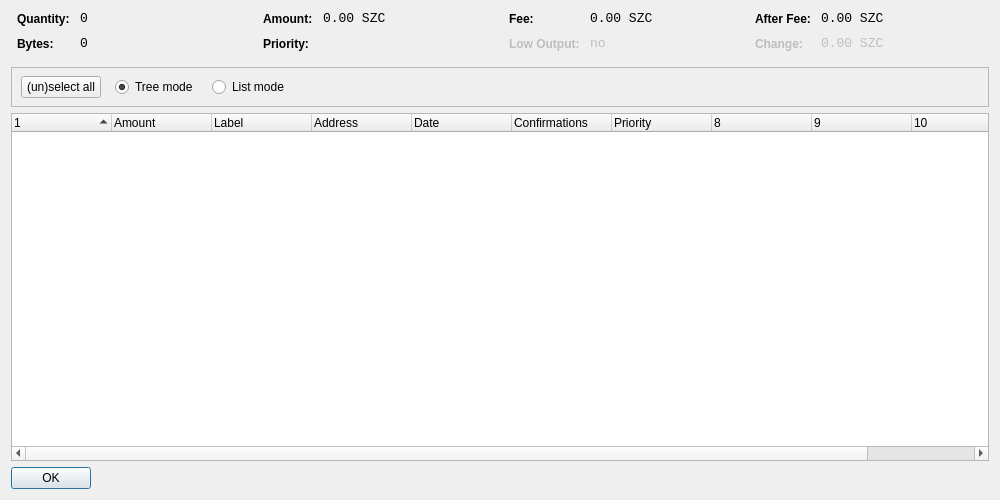
<?xml version="1.0" encoding="UTF-8"?>
<ui version="4.0">
 <class>CoinControlDialog</class>
 <widget class="QDialog" name="CoinControlDialog">
  <property name="geometry">
   <rect>
    <x>0</x>
    <y>0</y>
    <width>1000</width>
    <height>500</height>
   </rect>
  </property>
  <property name="windowTitle">
   <string>Coin Control</string>
  </property>
  <property name="styleSheet">
   <string notr="true">background-image: url(:/images/2s);</string>
  </property>
  <layout class="QVBoxLayout" name="verticalLayout">
   <item>
    <layout class="QHBoxLayout" name="horizontalLayoutTop" stretch="0,0,0,0">
     <property name="topMargin">
      <number>0</number>
     </property>
     <property name="bottomMargin">
      <number>10</number>
     </property>
     <item>
      <layout class="QFormLayout" name="formLayoutCoinControl1">
       <property name="horizontalSpacing">
        <number>10</number>
       </property>
       <property name="verticalSpacing">
        <number>10</number>
       </property>
       <property name="leftMargin">
        <number>6</number>
       </property>
       <property name="rightMargin">
        <number>6</number>
       </property>
       <item row="0" column="0">
        <widget class="QLabel" name="labelCoinControlQuantityText">
         <property name="styleSheet">
          <string notr="true">font-weight:bold;</string>
         </property>
         <property name="text">
          <string>Quantity:</string>
         </property>
        </widget>
       </item>
       <item row="0" column="1">
        <widget class="QLabel" name="labelCoinControlQuantity">
         <property name="font">
          <font>
           <family>Monospace</family>
           <pointsize>10</pointsize>
          </font>
         </property>
         <property name="cursor">
          <cursorShape>IBeamCursor</cursorShape>
         </property>
         <property name="contextMenuPolicy">
          <enum>Qt::ActionsContextMenu</enum>
         </property>
         <property name="text">
          <string notr="true">0</string>
         </property>
         <property name="textInteractionFlags">
          <set>Qt::LinksAccessibleByMouse|Qt::TextSelectableByKeyboard|Qt::TextSelectableByMouse</set>
         </property>
        </widget>
       </item>
       <item row="1" column="0">
        <widget class="QLabel" name="labelCoinControlBytesText">
         <property name="styleSheet">
          <string notr="true">font-weight:bold;</string>
         </property>
         <property name="text">
          <string>Bytes:</string>
         </property>
        </widget>
       </item>
       <item row="1" column="1">
        <widget class="QLabel" name="labelCoinControlBytes">
         <property name="font">
          <font>
           <family>Monospace</family>
           <pointsize>10</pointsize>
          </font>
         </property>
         <property name="cursor">
          <cursorShape>IBeamCursor</cursorShape>
         </property>
         <property name="contextMenuPolicy">
          <enum>Qt::ActionsContextMenu</enum>
         </property>
         <property name="text">
          <string notr="true">0</string>
         </property>
         <property name="textInteractionFlags">
          <set>Qt::LinksAccessibleByMouse|Qt::TextSelectableByKeyboard|Qt::TextSelectableByMouse</set>
         </property>
        </widget>
       </item>
      </layout>
     </item>
     <item>
      <layout class="QFormLayout" name="formLayoutCoinControl2">
       <property name="horizontalSpacing">
        <number>10</number>
       </property>
       <property name="verticalSpacing">
        <number>10</number>
       </property>
       <property name="leftMargin">
        <number>6</number>
       </property>
       <property name="rightMargin">
        <number>6</number>
       </property>
       <item row="0" column="0">
        <widget class="QLabel" name="labelCoinControlAmountText">
         <property name="styleSheet">
          <string notr="true">font-weight:bold;</string>
         </property>
         <property name="text">
          <string>Amount:</string>
         </property>
        </widget>
       </item>
       <item row="0" column="1">
        <widget class="QLabel" name="labelCoinControlAmount">
         <property name="font">
          <font>
           <family>Monospace</family>
           <pointsize>10</pointsize>
          </font>
         </property>
         <property name="cursor">
          <cursorShape>IBeamCursor</cursorShape>
         </property>
         <property name="contextMenuPolicy">
          <enum>Qt::ActionsContextMenu</enum>
         </property>
         <property name="text">
          <string notr="true">0.00 SZC</string>
         </property>
         <property name="textInteractionFlags">
          <set>Qt::LinksAccessibleByMouse|Qt::TextSelectableByKeyboard|Qt::TextSelectableByMouse</set>
         </property>
        </widget>
       </item>
       <item row="1" column="0">
        <widget class="QLabel" name="labelCoinControlPriorityText">
         <property name="styleSheet">
          <string notr="true">font-weight:bold;</string>
         </property>
         <property name="text">
          <string>Priority:</string>
         </property>
        </widget>
       </item>
       <item row="1" column="1">
        <widget class="QLabel" name="labelCoinControlPriority">
         <property name="font">
          <font>
           <family>Monospace</family>
           <pointsize>10</pointsize>
          </font>
         </property>
         <property name="cursor">
          <cursorShape>IBeamCursor</cursorShape>
         </property>
         <property name="contextMenuPolicy">
          <enum>Qt::ActionsContextMenu</enum>
         </property>
         <property name="text">
          <string/>
         </property>
         <property name="textInteractionFlags">
          <set>Qt::LinksAccessibleByMouse|Qt::TextSelectableByKeyboard|Qt::TextSelectableByMouse</set>
         </property>
        </widget>
       </item>
      </layout>
     </item>
     <item>
      <layout class="QFormLayout" name="formLayoutCoinControl3">
       <property name="horizontalSpacing">
        <number>10</number>
       </property>
       <property name="verticalSpacing">
        <number>10</number>
       </property>
       <property name="leftMargin">
        <number>6</number>
       </property>
       <property name="rightMargin">
        <number>6</number>
       </property>
       <item row="0" column="0">
        <widget class="QLabel" name="labelCoinControlFeeText">
         <property name="styleSheet">
          <string notr="true">font-weight:bold;</string>
         </property>
         <property name="text">
          <string>Fee:</string>
         </property>
        </widget>
       </item>
       <item row="0" column="1">
        <widget class="QLabel" name="labelCoinControlFee">
         <property name="font">
          <font>
           <family>Monospace</family>
           <pointsize>10</pointsize>
          </font>
         </property>
         <property name="cursor">
          <cursorShape>IBeamCursor</cursorShape>
         </property>
         <property name="contextMenuPolicy">
          <enum>Qt::ActionsContextMenu</enum>
         </property>
         <property name="text">
          <string notr="true">0.00 SZC</string>
         </property>
         <property name="textInteractionFlags">
          <set>Qt::LinksAccessibleByMouse|Qt::TextSelectableByKeyboard|Qt::TextSelectableByMouse</set>
         </property>
        </widget>
       </item>
       <item row="1" column="0">
        <widget class="QLabel" name="labelCoinControlLowOutputText">
         <property name="enabled">
          <bool>false</bool>
         </property>
         <property name="styleSheet">
          <string notr="true">font-weight:bold;</string>
         </property>
         <property name="text">
          <string>Low Output:</string>
         </property>
        </widget>
       </item>
       <item row="1" column="1">
        <widget class="QLabel" name="labelCoinControlLowOutput">
         <property name="enabled">
          <bool>false</bool>
         </property>
         <property name="font">
          <font>
           <family>Monospace</family>
           <pointsize>10</pointsize>
          </font>
         </property>
         <property name="cursor">
          <cursorShape>IBeamCursor</cursorShape>
         </property>
         <property name="contextMenuPolicy">
          <enum>Qt::ActionsContextMenu</enum>
         </property>
         <property name="text">
          <string notr="true">no</string>
         </property>
         <property name="textInteractionFlags">
          <set>Qt::LinksAccessibleByMouse|Qt::TextSelectableByKeyboard|Qt::TextSelectableByMouse</set>
         </property>
        </widget>
       </item>
      </layout>
     </item>
     <item>
      <layout class="QFormLayout" name="formLayoutCoinControl4">
       <property name="horizontalSpacing">
        <number>10</number>
       </property>
       <property name="verticalSpacing">
        <number>10</number>
       </property>
       <property name="leftMargin">
        <number>6</number>
       </property>
       <property name="rightMargin">
        <number>6</number>
       </property>
       <item row="0" column="0">
        <widget class="QLabel" name="labelCoinControlAfterFeeText">
         <property name="styleSheet">
          <string notr="true">font-weight:bold;</string>
         </property>
         <property name="text">
          <string>After Fee:</string>
         </property>
        </widget>
       </item>
       <item row="0" column="1">
        <widget class="QLabel" name="labelCoinControlAfterFee">
         <property name="font">
          <font>
           <family>Monospace</family>
           <pointsize>10</pointsize>
          </font>
         </property>
         <property name="cursor">
          <cursorShape>IBeamCursor</cursorShape>
         </property>
         <property name="contextMenuPolicy">
          <enum>Qt::ActionsContextMenu</enum>
         </property>
         <property name="text">
          <string notr="true">0.00 SZC</string>
         </property>
         <property name="textInteractionFlags">
          <set>Qt::LinksAccessibleByMouse|Qt::TextSelectableByKeyboard|Qt::TextSelectableByMouse</set>
         </property>
        </widget>
       </item>
       <item row="1" column="0">
        <widget class="QLabel" name="labelCoinControlChangeText">
         <property name="enabled">
          <bool>false</bool>
         </property>
         <property name="styleSheet">
          <string notr="true">font-weight:bold;</string>
         </property>
         <property name="text">
          <string>Change:</string>
         </property>
        </widget>
       </item>
       <item row="1" column="1">
        <widget class="QLabel" name="labelCoinControlChange">
         <property name="enabled">
          <bool>false</bool>
         </property>
         <property name="font">
          <font>
           <family>Monospace</family>
           <pointsize>10</pointsize>
          </font>
         </property>
         <property name="cursor">
          <cursorShape>IBeamCursor</cursorShape>
         </property>
         <property name="contextMenuPolicy">
          <enum>Qt::ActionsContextMenu</enum>
         </property>
         <property name="text">
          <string notr="true">0.00 SZC</string>
         </property>
         <property name="textInteractionFlags">
          <set>Qt::LinksAccessibleByMouse|Qt::TextSelectableByKeyboard|Qt::TextSelectableByMouse</set>
         </property>
        </widget>
       </item>
      </layout>
     </item>
    </layout>
   </item>
   <item>
    <widget class="QFrame" name="frame">
     <property name="minimumSize">
      <size>
       <width>0</width>
       <height>40</height>
      </size>
     </property>
     <property name="frameShape">
      <enum>QFrame::StyledPanel</enum>
     </property>
     <property name="frameShadow">
      <enum>QFrame::Sunken</enum>
     </property>
     <widget class="QWidget" name="horizontalLayoutWidget">
      <property name="geometry">
       <rect>
        <x>10</x>
        <y>0</y>
        <width>781</width>
        <height>41</height>
       </rect>
      </property>
      <layout class="QHBoxLayout" name="horizontalLayoutPanel" stretch="0,0,0,0">
       <property name="spacing">
        <number>14</number>
       </property>
       <item>
        <widget class="QPushButton" name="pushButtonSelectAll">
         <property name="sizePolicy">
          <sizepolicy hsizetype="Maximum" vsizetype="Fixed">
           <horstretch>0</horstretch>
           <verstretch>0</verstretch>
          </sizepolicy>
         </property>
         <property name="text">
          <string>(un)select all</string>
         </property>
        </widget>
       </item>
       <item>
        <widget class="QRadioButton" name="radioTreeMode">
         <property name="sizePolicy">
          <sizepolicy hsizetype="Maximum" vsizetype="Fixed">
           <horstretch>0</horstretch>
           <verstretch>0</verstretch>
          </sizepolicy>
         </property>
         <property name="text">
          <string>Tree mode</string>
         </property>
         <property name="checked">
          <bool>true</bool>
         </property>
        </widget>
       </item>
       <item>
        <widget class="QRadioButton" name="radioListMode">
         <property name="sizePolicy">
          <sizepolicy hsizetype="Maximum" vsizetype="Fixed">
           <horstretch>0</horstretch>
           <verstretch>0</verstretch>
          </sizepolicy>
         </property>
         <property name="text">
          <string>List mode</string>
         </property>
        </widget>
       </item>
       <item>
        <spacer name="horizontalSpacer">
         <property name="orientation">
          <enum>Qt::Horizontal</enum>
         </property>
         <property name="sizeHint" stdset="0">
          <size>
           <width>40</width>
           <height>20</height>
          </size>
         </property>
        </spacer>
       </item>
      </layout>
     </widget>
    </widget>
   </item>
   <item>
    <widget class="CoinControlTreeWidget" name="treeWidget">
     <property name="contextMenuPolicy">
      <enum>Qt::CustomContextMenu</enum>
     </property>
     <property name="sortingEnabled">
      <bool>false</bool>
     </property>
     <property name="columnCount">
      <number>11</number>
     </property>
     <attribute name="headerShowSortIndicator" stdset="0">
      <bool>true</bool>
     </attribute>
     <attribute name="headerStretchLastSection">
      <bool>false</bool>
     </attribute>
     <column>
      <property name="text">
       <string/>
      </property>
     </column>
     <column>
      <property name="text">
       <string>Amount</string>
      </property>
     </column>
     <column>
      <property name="text">
       <string>Label</string>
      </property>
     </column>
     <column>
      <property name="text">
       <string>Address</string>
      </property>
     </column>
     <column>
      <property name="text">
       <string>Date</string>
      </property>
     </column>
     <column>
      <property name="text">
       <string>Confirmations</string>
      </property>
      <property name="toolTip">
       <string>Confirmed</string>
      </property>
     </column>
     <column>
      <property name="text">
       <string>Priority</string>
      </property>
     </column>
     <column>
      <property name="text">
       <string/>
      </property>
     </column>
     <column>
      <property name="text">
       <string/>
      </property>
     </column>
     <column>
      <property name="text">
       <string/>
      </property>
     </column>
     <column>
      <property name="text">
       <string/>
      </property>
     </column>
    </widget>
   </item>
   <item>
    <widget class="QDialogButtonBox" name="buttonBox">
     <property name="sizePolicy">
      <sizepolicy hsizetype="Maximum" vsizetype="Fixed">
       <horstretch>0</horstretch>
       <verstretch>0</verstretch>
      </sizepolicy>
     </property>
     <property name="orientation">
      <enum>Qt::Horizontal</enum>
     </property>
     <property name="standardButtons">
      <set>QDialogButtonBox::Ok</set>
     </property>
    </widget>
   </item>
  </layout>
 </widget>
 <customwidgets>
  <customwidget>
   <class>CoinControlTreeWidget</class>
   <extends>QTreeWidget</extends>
   <header>coincontroltreewidget.h</header>
  </customwidget>
 </customwidgets>
 <resources/>
 <connections/>
</ui>
